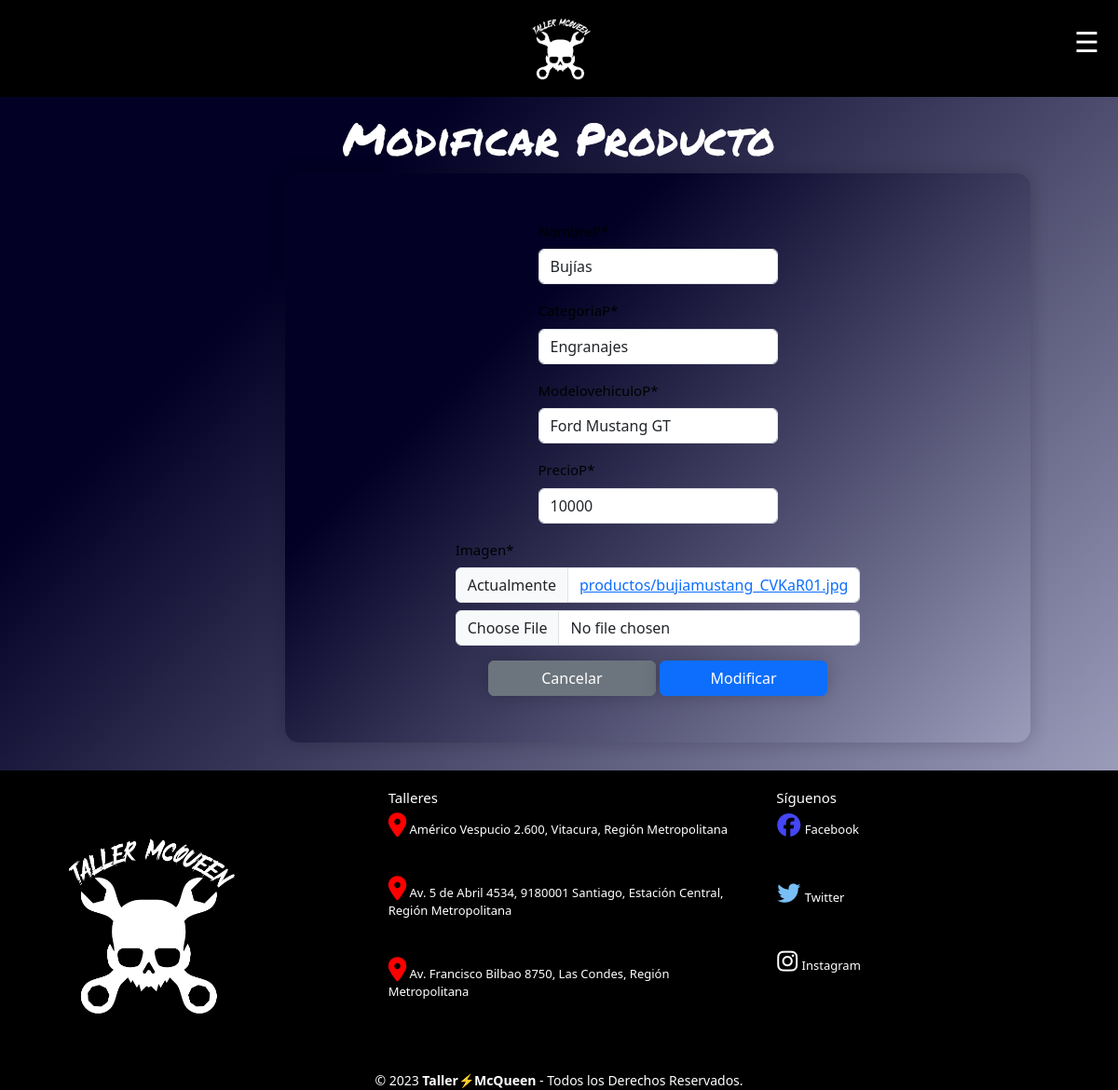
/modificar-crud/1/, run on an earlier commit of the app's database.
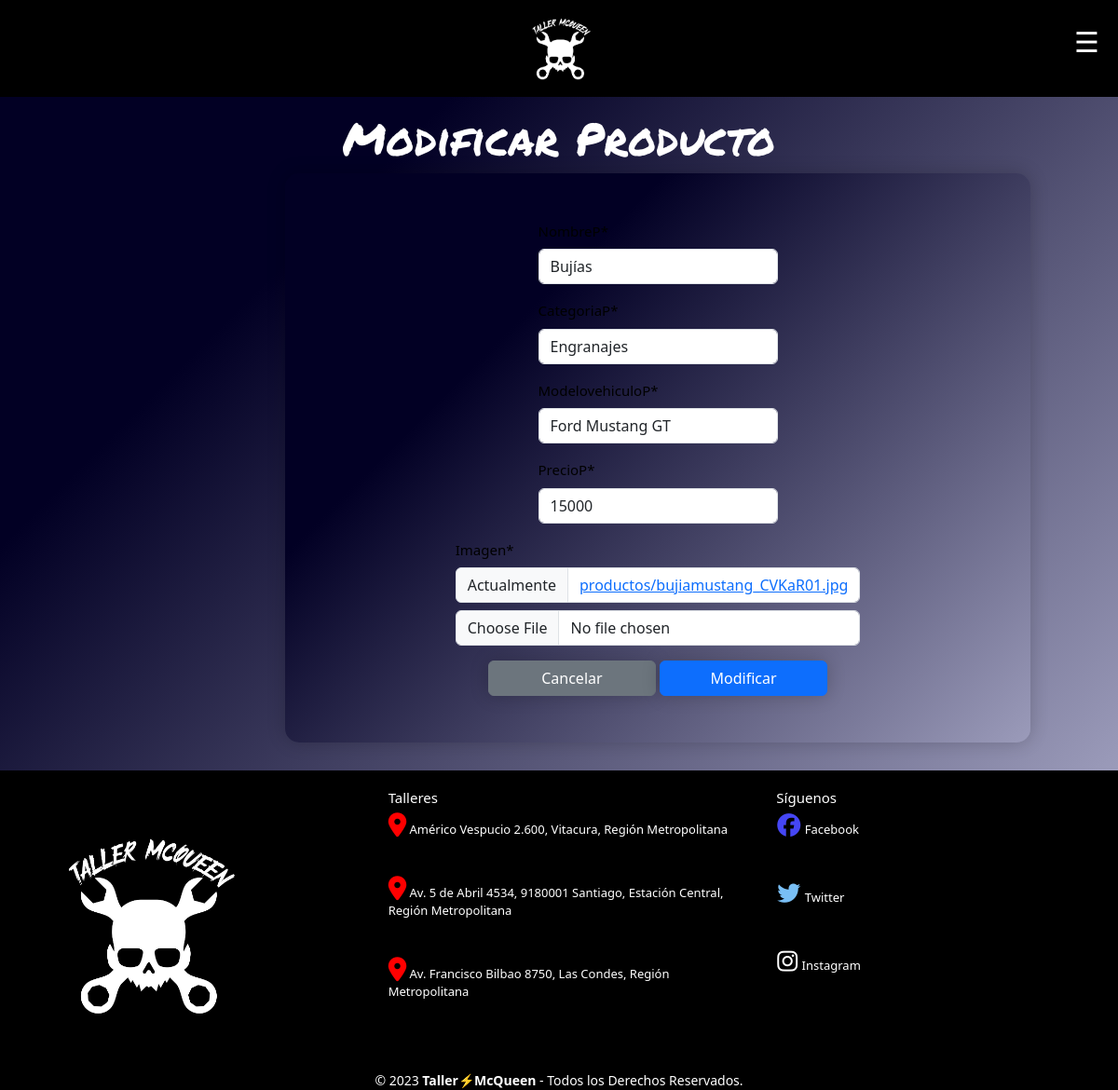
And on a later commit of the database.
### productos/models.py (models this page shows, shortened)
class Producto(models.Model):
    nombreP=models.CharField(max_length=30)
    categoriaP=models.CharField(max_length=30)
    modelovehiculoP=models.CharField(max_length=30)
    precioP=models.IntegerField()
    imagen = models.ImageField(upload_to="productos", null=True)

### productos/views.py (the view)
# urls.py: path('modificar-crud/<id>/', views.modificarCrud, name='modificar_crud'),
def modificarCrud(request, id):
    producto = get_object_or_404(Producto, id=id)
    data = {
        'form': ProductoForm(instance=producto)
    }
    if request.method == 'POST':
        formulario = ProductoForm(data=request.POST, instance=producto, files=request.FILES)
        if formulario.is_valid():
            formulario.save()
            return redirect("listar_crud")
        data["form"] = formulario
    return render(request, 'productos/modificarCrud.html', data)

### productos/forms.py
class ProductoForm(forms.ModelForm):
    class Meta:
        model = Producto
        fields = '__all__'

### productos/context_processor.py (called while the page is built)
def total_carrito(request):
    total = 0
    if request.user.is_authenticated:
        if "carrito" in request.session.keys():
            for key, value in request.session["carrito"].items():
                total += int(value["acumulado"])
    return {"total_carrito": total}

### productos/templates/productos/modificarCrud.html (shortened to what this page needs)
{% extends 'productos/base.html' %}
{% load static %}
{% block contenido %}
{% load crispy_forms_tags %}
<body id="pag-crud">
    <div class="row" id="div-agregar-crud">
        <div class="col-12 col-md-6 offset-md-3">
            <h1 id="tit-agregar-crud">Modificar Producto</h1>
            <div class="">
                <div class="">
                    <form action="" method="post" enctype="multipart/form-data">
                        {{ form | crispy }}
                        <div class="d-flex justify-content-end">
                            <input type="reset" value="cancelar" class="btn btn-secondary">
                            <input type="submit" value="modificar" class="btn btn-primary">
                        </div>
                    </form>
                </div>
            </div>
        </div>
    </div>
</body>
{% endblock %}

What changed in the data, as far as the page shows it:
changed Producto "Bujías": precioP "10000" → "15000"
